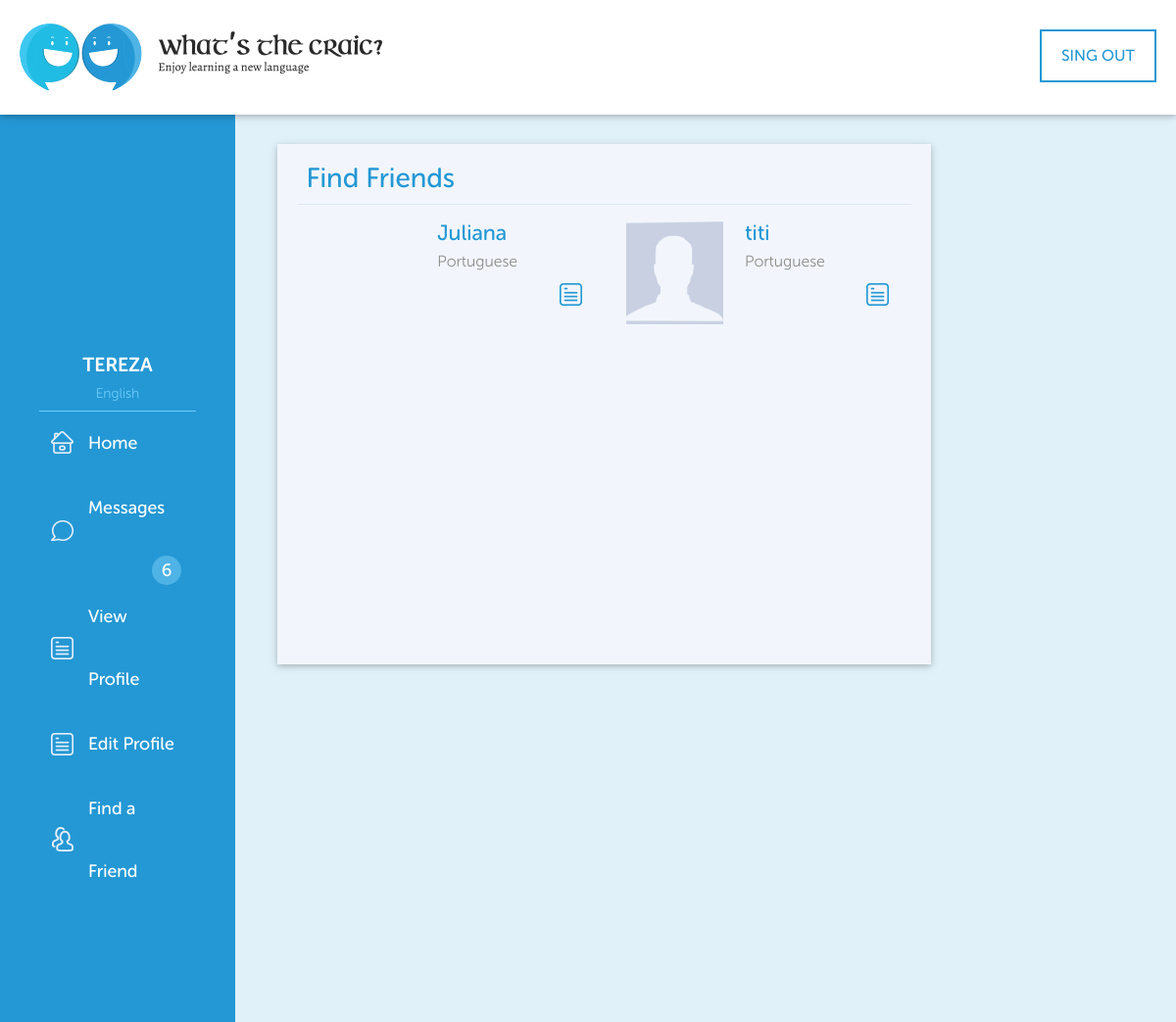
Page /profile/findfriends/ (signed in) on the earlier database version.
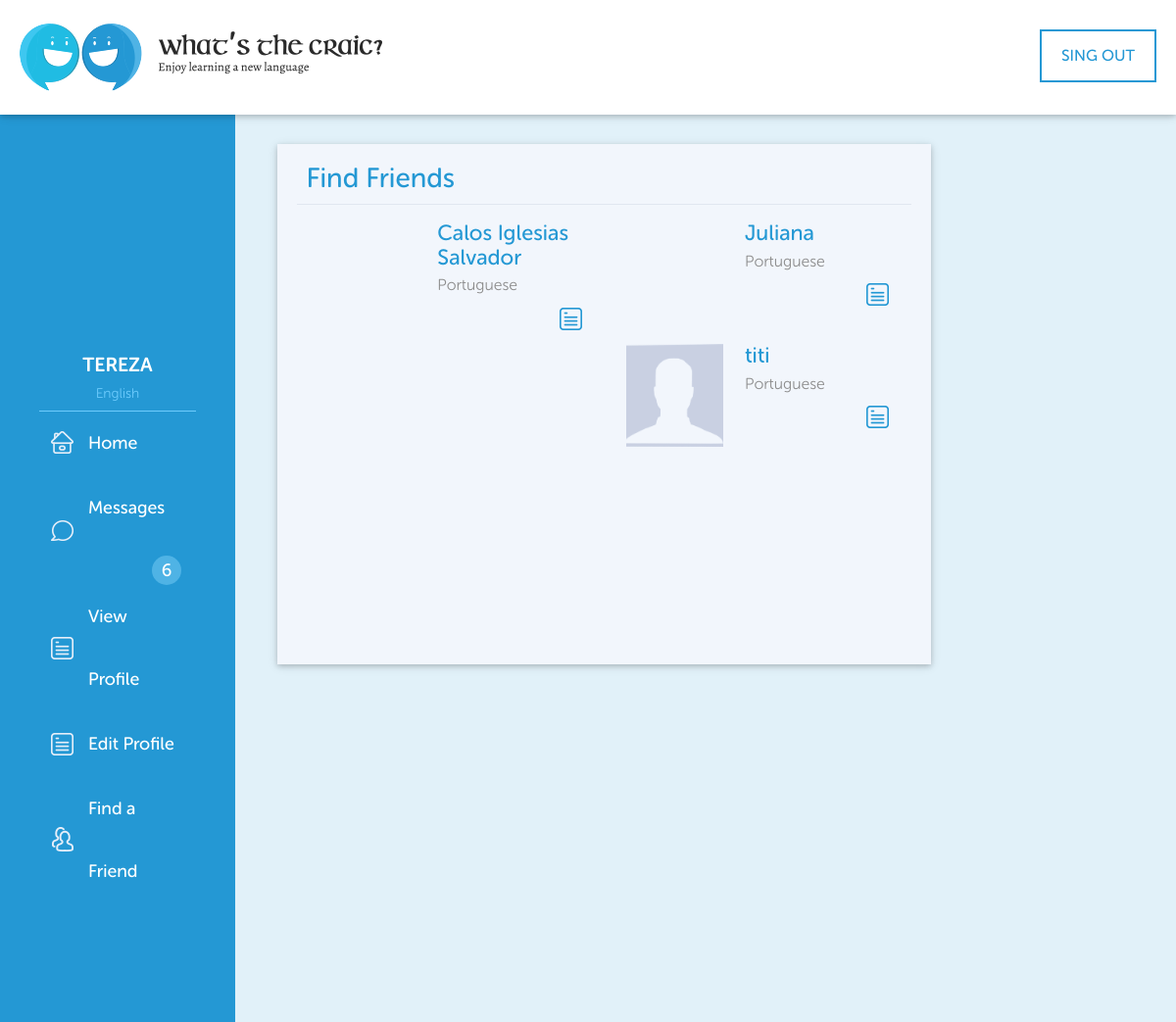
Same page on the later database version.
### profiles/models.py (models this page shows, shortened)
class Profile(models.Model):
	user = models.OneToOneField(settings.AUTH_USER_MODEL)
	name = models.CharField(max_length=100)
	email = models.EmailField(max_length=100, unique=True)
	nui_id = models.IntegerField(unique=True)
	staff = models.BooleanField(default=False)
	native = models.ForeignKey(Language)
	learning = models.ManyToManyField(Language, related_name="profile_languages")
	about = models.TextField(null=True)
	picture = models.ImageField(
		blank=True,
		null=True,
		upload_to=download_media_location
		) #, storage=FileSystemStorage(location=settings.PROTECTED_ROOT)
	def find_friends(self):
		possible_friends = set()
		teachers = Profile.find_teachers(self)
		for teacher in teachers:
			for language in teacher.learning.all():
				if self.native == language:
					possible_friends.add(teacher)
		for person in possible_friends.copy():
			if(person.are_friends(self)):
				possible_friends.remove(person)
			if person.waiting_friendship_approval(self):
				possible_friends.remove(person)
		return possible_friends
	def find_friendships_requests(self):
		friendships_requests = Friendship.objects.filter(to_user=self, status=False)
		return friendships_requests
	def find_teachers(self):
		for language in self.learning.all():
			can_teach = Profile.objects.filter(native=language)
		return can_teach
	def are_friends(self, profile):
		friend = Friendship.objects.filter((Q(from_user=self) | Q(to_user=self)) & (Q(from_user=profile) | Q(to_user=profile)) & Q(status=True))
		if friend:
			return True
		else:
			return False
	def waiting_friendship_approval(self, profile):
		if self != profile:
			exist = Friendship.objects.filter((Q(from_user=self) | Q(to_user=self)) & (Q(from_user=profile) | Q(to_user=profile)) & Q(status=False))
			if exist:
				friend = Friendship.objects.get((Q(from_user=self) | Q(to_user=self)) & (Q(from_user=profile) | Q(to_user=profile)) & Q(status=False))
				if friend:
					return friend.from_user
			else:
				return False
		else:
			return False
	def get_waiting_approvals(self):
		friends = set()
		friendships = Friendship.objects.filter((Q(from_user=self) | Q(to_user=self)) & Q(status=False))
		if(friendships):
			for friendship in friendships:
				if friendship.from_user == self:
					friends.add(friendship.to_user)
				else:
					friends.add(friendship.from_user)
		return friends
	def get_new_messages_count(self):
		count = Message.objects.filter(to_user=self, visualized=False).count()
		return count

### languages/models.py (models this page shows)
class Language(models.Model):
	name = models.CharField(max_length=100)
	code = models.CharField(max_length=10)
	flag = models.ImageField(
		blank=True,
		null=True,
		upload_to=download_media_location
		) #, storage=FileSystemStorage(location=settings.PROTECTED_ROOT)
	def __str__(self): #def __unicode__(self):
		return self.name

### profiles/views.py (the view)
class FindFriends(SuccessMessageMixin, TemplateView):
	template_name = "findfriends.html"
	def get_context_data(self, **kwargs):
		context = super(FindFriends, self).get_context_data(**kwargs)
		user = self.request.user
		profile = Profile.objects.get(user=self.request.user)
		possible_friends = Profile.find_friends(profile)
		friendships_requests = profile.find_friendships_requests()
		waiting_approvals = profile.get_waiting_approvals()
		new_messages_count = profile.get_new_messages_count()
		context["profile"] = profile
		context["possible_friends"] = possible_friends
		context["friendships_requests"] = friendships_requests
		context["waiting_approvals"] = waiting_approvals
		context["new_messages_count"] = new_messages_count
		context["site_name"] = 	"What's the Craic?"
		context["title"] = 	""
		context["submit_btn"] = ""
		return context

### templates/findfriends.html (shortened to what this page needs)
{% extends "base.html" %}
{% load staticfiles %}
{% block content %}
{% include "header-dash.html" %}
    <div class="wrarp">
        <div class="row">
            <div class="col l9 m12 s12">
                <div class="friends box z-depth-1">
                    <h3 class="title-section">Find Friends</h3>
                    <div class="cont-friends">
                        <div class="row">
                        {% if possible_friends %}
                            {% for possible_friend in possible_friends %}
                            <div class="col m6 s12">
                                <div class="friend">
                                    <div class="row">
                                        <div class="col m5 s5">
                                            {% if possible_friend.picture %}
                                            <a href="{% url 'profiles:view' possible_friend.id %}">
                                            <div class="img-friend" style="background-image: url({{ possible_friend.picture.url }})">
                                            </div>
                                            </a>
                                            {% else%}
                                            <a href="{% url 'profiles:view' possible_friend.id %}">
                                            <div class="img-friend" style="background-image: url({% static "img/no-image.png" %})">
                                            </div>
                                            </a>
                                            {% endif %}
                                        </div>
                                        <div class="col m7 s7">
                                            <h4><a href="{% url 'profiles:view' possible_friend.id %}">{{ possible_friend.name}} </a></h4>
                                            <p>{{ possible_friend.native }}</p>
                                            <a href="{% url 'profiles:view' possible_friend.id %}"><img class="icon-view-friend" title="View Profile" src="{% static "img/icon-view2.png" %}" alt=""></a>
                                        </div>
                                    </div>
                                </div>
                            </div>
                            {% endfor %}
                        {% else %}
                            <h1>Sorry, no one found, try again later :(</h1>
                        {% endif %}
                         </div>
                    </div>
                </div>
            </div>
        </div>
    </div>
</main>
{% endblock content %}

Differences in the rows shown:
added Profile: name "Calos Iglesias Salvador", native "Portuguese"
